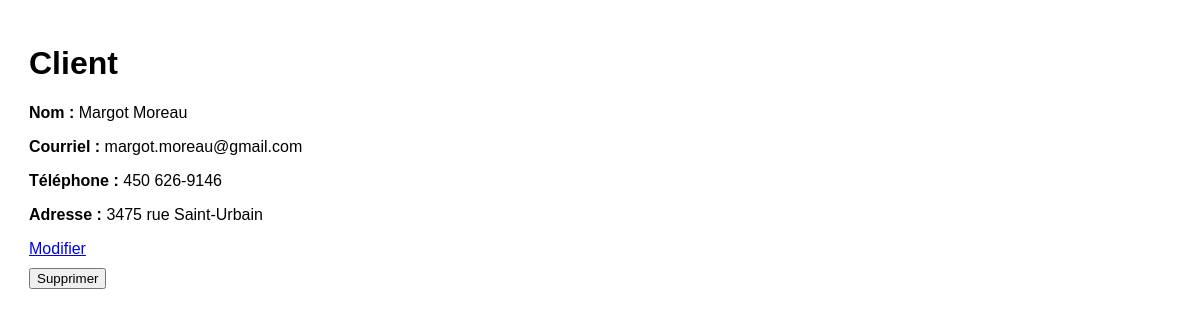
The page /PHP/client-show.php?id=1 on the database its author committed.
### tables this page shows
CREATE TABLE `personne` (
  `id` int(11) NOT NULL,
  `nom` varchar(45) NOT NULL,
  `courriel` varchar(45) NOT NULL,
  `telephone` varchar(20) DEFAULT NULL
);

CREATE TABLE `client` (
  `id` int(11) NOT NULL,
  `adresse` varchar(45) NOT NULL
);

### PHP/classe/CRUD.php (called while the page is built, shortened)
<?php
class CRUD extends PDO {
    public function selectId($table, $value, $field = 'id'){
        $sql="SELECT * FROM $table WHERE $field = '$value'";
        $stmt = $this->query($sql);
        $count = $stmt->rowCount();
        if($count == 1){
            return $stmt->fetch();
        }else{
            header('location:index.php');
        }
    }
}
?>

### PHP/client-show.php (the view, shortened to what this page needs)
<?php
if(isset($_GET['id']) && $_GET['id']!=null ){
    $id= $_GET['id'];
    require_once('classe/CRUD.php');
    $crud = new CRUD;
    $personne = $crud->selectId('personne', $id);
    $client = $crud->selectId('client', $id);
    extract($personne);
    extract($client);
}else{
    header('location:index.php');
}
?>
<!DOCTYPE html>
<html lang="en">
<head>
    <link rel="stylesheet" type="text/css" href="./css/styles.css">
</head>
<body>
    <main>
        <h1>Client</h1>
        <p><strong>Nom : </strong><?= $nom; ?></p>
        <p><strong>Courriel : </strong><?= $courriel; ?></p>
        <p><strong>Téléphone : </strong><?= $telephone; ?></p>
        <p><strong>Adresse : </strong><?= $adresse; ?></p>
        <a href="client-edit.php?id=<?= $id; ?>">Modifier</a>
        <form action="client-delete.php" method="post">
            <input type="submit" value="Supprimer">
        </form>
    </main>
</body>
</html>

### PHP/css/styles.css (style rules this page uses)
body { font-family: Arial, Helvetica, sans-serif; }
main { margin: 5px; }
input, label { display: block; margin-top: 10px; }
main, th, td { padding: 1rem; }
table, a, input, label { margin-bottom: 10px; }

### rows shown on the page
personne: nom "Margot Moreau", courriel "margot.moreau@gmail.com", telephone "450 626-9146"
client: adresse "3475 rue Saint-Urbain"
